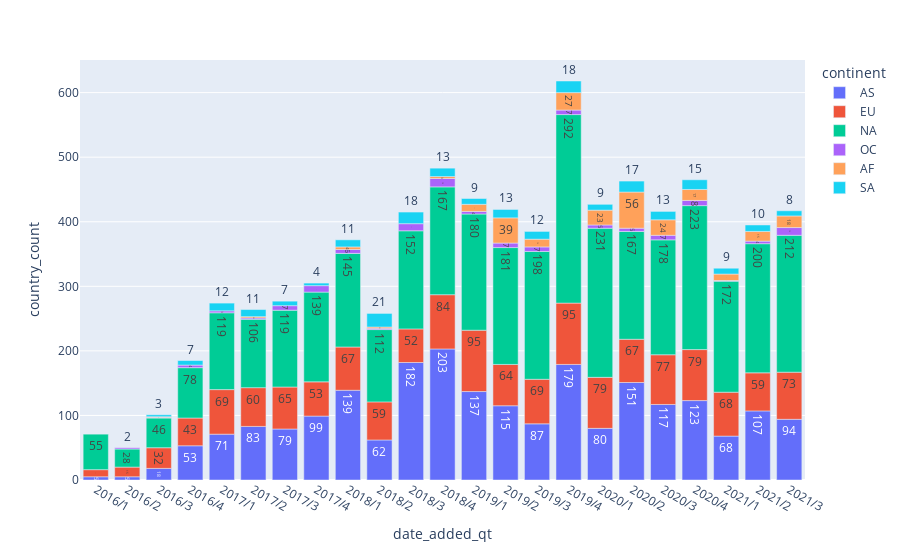

Notebook code cell kept with this figure:
### Code cell
fig = px.bar(df.groupby(['date_added_qt','continent',],as_index=False).agg(country_count = ('show_id','count')), x="date_added_qt", y="country_count", color="continent", text_auto=True)
fig.show()

### Figure 1 — Plotly figure (JSON) as saved in the notebook; plotly's stock layout.template omitted (floating-point values rounded to 4 significant figures)
{"data": [{"alignmentgroup": "True", "hovertemplate": "continent=AS<br>date_added_qt=%{x}<br>country_count=%{y}<extra></extra>", "legendgroup": "AS", "marker": {"color": "#636efa", "pattern": {"shape": ""}}, "name": "AS", "offsetgroup": "AS", "orientation": "v", "showlegend": true, "textposition": "auto", "texttemplate": "%{y}", "type": "bar", "x": ["2016/1", "2016/2", "2016/3", "2016/4", "2017/1", "2017/2", "2017/3", "2017/4", "2018/1", "2018/2", "2018/3", "2018/4", "2019/1", "2019/2", "2019/3", "2019/4", "2020/1", "2020/2", "2020/3", "2020/4", "2021/1", "2021/2", "2021/3"], "xaxis": "x", "y": [5, 5, 18, 53, 71, 83, 79, 99, 139, 62, 182, 203, 137, 115, 87, 179, 80, 151, 117, 123, 68, 107, 94], "yaxis": "y"}, {"alignmentgroup": "True", "hovertemplate": "continent=EU<br>date_added_qt=%{x}<br>country_count=%{y}<extra></extra>", "legendgroup": "EU", "marker": {"color": "#EF553B", "pattern": {"shape": ""}}, "name": "EU", "offsetgroup": "EU", "orientation": "v", "showlegend": true, "textposition": "auto", "texttemplate": "%{y}", "type": "bar", "x": ["2016/1", "2016/2", "2016/3", "2016/4", "2017/1", "2017/2", "2017/3", "2017/4", "2018/1", "2018/2", "2018/3", "2018/4", "2019/1", "2019/2", "2019/3", "2019/4", "2020/1", "2020/2", "2020/3", "2020/4", "2021/1", "2021/2", "2021/3"], "xaxis": "x", "y": [11, 15, 32, 43, 69, 60, 65, 53, 67, 59, 52, 84, 95, 64, 69, 95, 79, 67, 77, 79, 68, 59, 73], "yaxis": "y"}, {"alignmentgroup": "True", "hovertemplate": "continent=NA<br>date_added_qt=%{x}<br>country_count=%{y}<extra></extra>", "legendgroup": "NA", "marker": {"color": "#00cc96", "pattern": {"shape": ""}}, "name": "NA", "offsetgroup": "NA", "orientation": "v", "showlegend": true, "textposition": "auto", "texttemplate": "%{y}", "type": "bar", "x": ["2016/1", "2016/2", "2016/3", "2016/4", "2017/1", "2017/2", "2017/3", "2017/4", "2018/1", "2018/2", "2018/3", "2018/4", "2019/1", "2019/2", "2019/3", "2019/4", "2020/1", "2020/2", "2020/3", "2020/4", "2021/1", "2021/2", "2021/3"], "xaxis": "x", "y": [55, 28, 46, 78, 119, 106, 119, 139, 145, 112, 152, 167, 180, 181, 198, 292, 231, 167, 178, 223, 172, 200, 212], "yaxis": "y"}, {"alignmentgroup": "True", "hovertemplate": "continent=OC<br>date_added_qt=%{x}<br>country_count=%{y}<extra></extra>", "legendgroup": "OC", "marker": {"color": "#ab63fa", "pattern": {"shape": ""}}, "name": "OC", "offsetgroup": "OC", "orientation": "v", "showlegend": true, "textposition": "auto", "texttemplate": "%{y}", "type": "bar", "x": ["2016/2", "2016/3", "2016/4", "2017/1", "2017/2", "2017/3", "2017/4", "2018/1", "2018/2", "2018/3", "2018/4", "2019/1", "2019/2", "2019/3", "2019/4", "2020/1", "2020/2", "2020/3", "2020/4", "2021/1", "2021/2", "2021/3"], "xaxis": "x", "y": [2, 1, 4, 3, 2, 7, 10, 6, 2, 11, 13, 4, 7, 7, 7, 5, 5, 7, 8, 1, 4, 12], "yaxis": "y"}, {"alignmentgroup": "True", "hovertemplate": "continent=AF<br>date_added_qt=%{x}<br>country_count=%{y}<extra></extra>", "legendgroup": "AF", "marker": {"color": "#FFA15A", "pattern": {"shape": ""}}, "name": "AF", "offsetgroup": "AF", "orientation": "v", "showlegend": true, "textposition": "auto", "texttemplate": "%{y}", "type": "bar", "x": ["2016/3", "2017/2", "2018/1", "2018/2", "2018/4", "2019/1", "2019/2", "2019/3", "2019/4", "2020/1", "2020/2", "2020/3", "2020/4", "2021/1", "2021/2", "2021/3"], "xaxis": "x", "y": [1, 2, 4, 2, 3, 11, 39, 12, 27, 23, 56, 24, 17, 10, 15, 18], "yaxis": "y"}, {"alignmentgroup": "True", "hovertemplate": "continent=SA<br>date_added_qt=%{x}<br>country_count=%{y}<extra></extra>", "legendgroup": "SA", "marker": {"color": "#19d3f3", "pattern": {"shape": ""}}, "name": "SA", "offsetgroup": "SA", "orientation": "v", "showlegend": true, "textposition": "auto", "texttemplate": "%{y}", "type": "bar", "x": ["2016/3", "2016/4", "2017/1", "2017/2", "2017/3", "2017/4", "2018/1", "2018/2", "2018/3", "2018/4", "2019/1", "2019/2", "2019/3", "2019/4", "2020/1", "2020/2", "2020/3", "2020/4", "2021/1", "2021/2", "2021/3"], "xaxis": "x", "y": [3, 7, 12, 11, 7, 4, 11, 21, 18, 13, 9, 13, 12, 18, 9, 17, 13, 15, 9, 10, 8], "yaxis": "y"}], "layout": {"barmode": "relative", "legend": {"title": {"text": "continent"}, "tracegroupgap": 0}, "margin": {"t": 60}, "xaxis": {"anchor": "y", "domain": [0, 1], "title": {"text": "date_added_qt"}}, "yaxis": {"anchor": "x", "domain": [0, 1], "title": {"text": "country_count"}}}}
